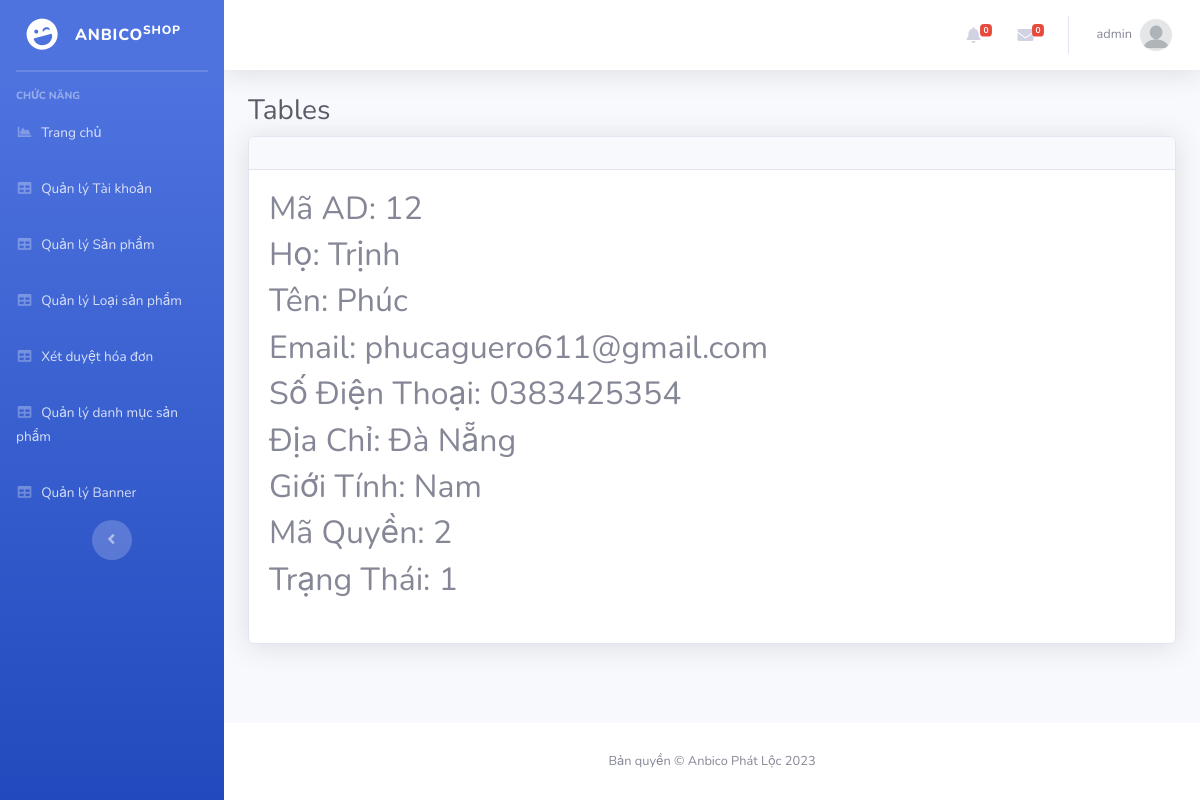
The page /admin/?mod=nguoidung&act=detail&id=12 (signed in) on the database its author committed.
### tables this page shows
CREATE TABLE `nguoidung` (
  `MaND` int(11) NOT NULL,
  `Ho` varchar(20) NOT NULL,
  `Ten` varchar(20) NOT NULL,
  `GioiTinh` varchar(10) NOT NULL,
  `SDT` varchar(20) DEFAULT NULL,
  `Email` varchar(50) NOT NULL,
  `DiaChi` varchar(200) NOT NULL,
  `TaiKhoan` varchar(100) NOT NULL,
  `MatKhau` varchar(100) NOT NULL,
  `MaQuyen` int(11) NOT NULL,
  `TrangThai` int(11) NOT NULL
);

### Admin/MVC/controllers/NguoiDungController.php (called while the page is built, shortened)
<?php
class NguoiDungController
{
    var $nguoidung_model;
    public function __construct()
    {
        $this->nguoidung_model = new nguoidung();
    }
    public function detail()
    {
        $id = isset($_GET['id']) ? $_GET['id'] : 1;
        $data = $this->nguoidung_model->find($id);
        require_once("MVC/Views/Admin/index.php");
    }
}

### Admin/MVC/Models/connection.php (called while the page is built, shortened)
<?php
    class Connection{
        function __construct()
        {
            $this->conn = new mysqli("localhost", "root", "", "shopbike");
        }
    }
?>

### Admin/MVC/Models/model.php (called while the page is built, shortened)
<?php
require_once("connection.php");
class Model
{
    var $conn;
    var $table;
    var $contens;
    function __construct()
    {
        $conn_obj = new Connection();
        $this->conn = $conn_obj->conn;
    }
    function find($id)
    {
        $query = "select * from $this->table where $this->contens =$id";
        return $this->conn->query($query)->fetch_assoc();
    }
}

### Admin/MVC/Views/nguoidung/detail.php (the view)
<table class="table table-bordered" id="dataTable" width="100%" cellspacing="0">
    <h2>Mã AD: <?=$data['MaND']?></h2>
    <h2>Họ: <?=$data['Ho'] ?></h2>
    <h2>Tên: <?=$data['Ten']?></h2>
    <h2>Email: <?=$data['Email'] ?></h2>
    <h2>Số Điện Thoại: <?=$data['SDT'] ?></h2>
    <h2>Địa Chỉ: <?=$data['DiaChi']?></h2>
    <h2>Giới Tính: <?=$data['GioiTinh'] ?></h2>
    <h2>Mã Quyền: <?=$data['MaQuyen'] ?></h2>
    <h2>Trạng Thái: <?=$data['TrangThai'] ?></h2>
</table>

### rows shown on the page
nguoidung: MaND "12", Ho "Trịnh", Ten "Phúc", Email "phucaguero611@gmail.com", SDT "0383425354", DiaChi "Đà Nẵng", GioiTinh "Nam", MaQuyen "2", TrangThai "1"

### other values the page prints
$_SESSION['login']['TaiKhoan'] "admin"
